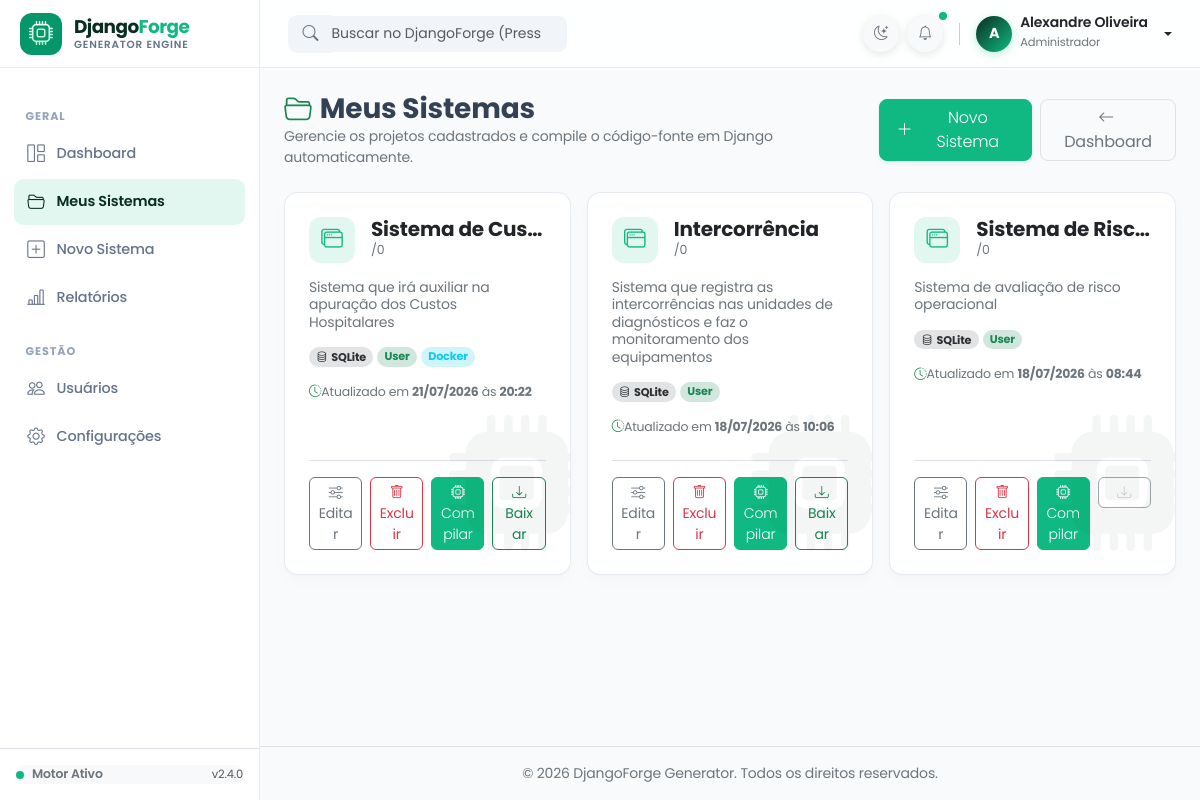
The app's page / (signed in), older data.
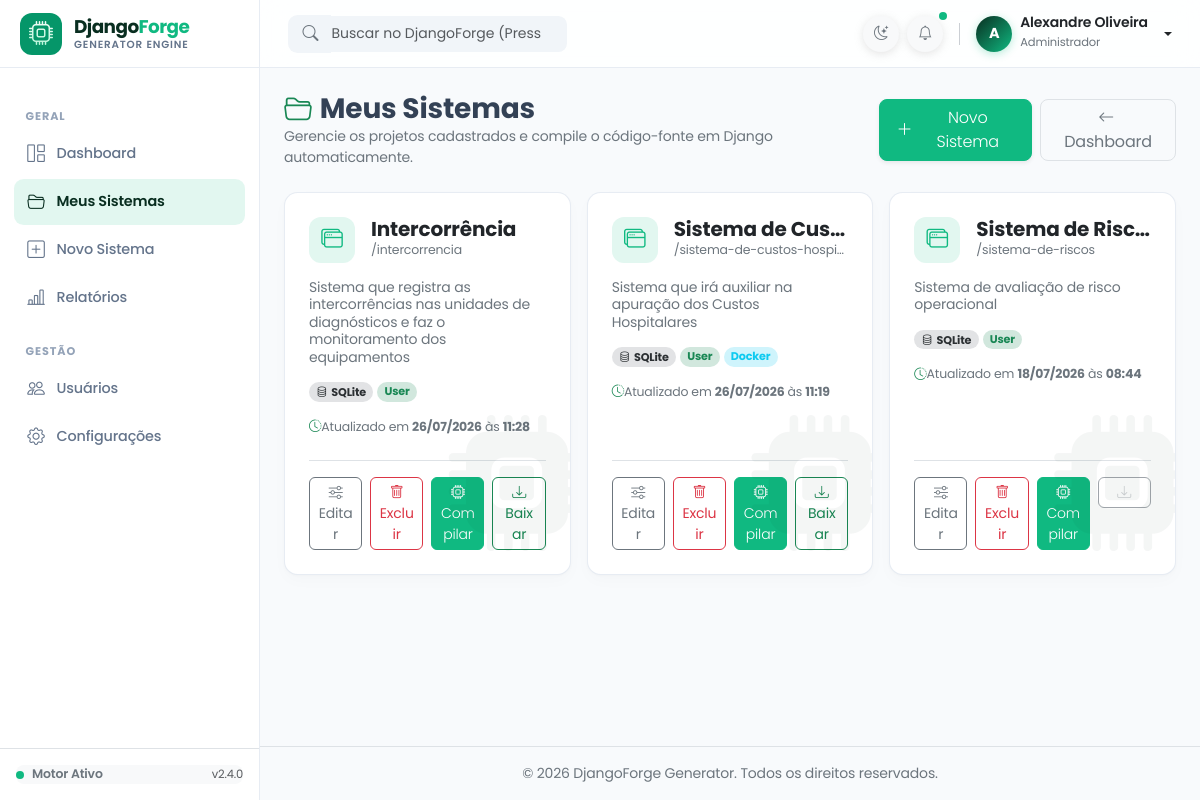
The same page, newer data.
### sistema/models.py (models this page shows, shortened)
class Sistema(models.Model):
    BD_CHOICES = [
        ("sqlite3", "SQLite"),
        ("postgresql", "PostgreSQL"),  # Corrigido
        ("mysql", "MySQL"),
        ("sqlserver", "SQL Server"),
        ("oracle", "Oracle"),
    ]
    MENU_CHOICES = [
        ("lateral", "Menu Lateral (Sidebar)"),
        ("superior", "Menu Superior (Navbar)"),
    ]
    usuario = models.ForeignKey(User, on_delete=models.CASCADE)
    nome = models.CharField(max_length=100, unique=True, verbose_name="Nome do Sistema")
    descricao = models.TextField(blank=True, verbose_name="Descrição")
    caminho_geracao = models.CharField(
        max_length=255, blank=True, verbose_name="Pasta onde gerar o projeto"
    )
    banco_dados = models.CharField(
        max_length=50,
        choices=BD_CHOICES,
        default="sqlite3",
        verbose_name="Banco de dados",
    )
    tipo_menu = models.CharField(
        max_length=20,
        choices=MENU_CHOICES,
        default="lateral",
        verbose_name="Estilo do Menu",
    )
    usar_custom_user = models.BooleanField(
        default=True, verbose_name="Gerar Custom User Model?"
    )
    gerar_api_rest = models.BooleanField(
        default=False, verbose_name="Configurar Django Rest Framework?"
    )
    gerar_docker = models.BooleanField(
        default=False, verbose_name="Gerar Dockerfile e docker-compose?"
    )
    usar_auditoria = models.BooleanField(default=False, verbose_name="Usar Auditoria?")
    slug = models.SlugField(max_length=100)
    arquivo_zip = models.FileField(upload_to="sistemas_zip/", null=True, blank=True)
    atualizado_em = models.DateTimeField(auto_now=True)
    class Meta:
        verbose_name = "Sistema"
        verbose_name_plural = "Sistemas"

### sistema/views.py (the view)
# urls.py: path('', views.lista_sistemas, name='lista'),
@login_required
def lista_sistemas(request):
    sistemas = Sistema.objects.filter(usuario=request.user).order_by('-atualizado_em')
    context = {
        'sistemas': sistemas,
    }
    return render(request, 'sistema/lista.html', context)

### templates/sistema/lista.html (shortened to what this page needs)
{% extends 'base.html' %}
{% load static %}
{% block content %}
<div class="container-fluid p-0">
  <div class="d-flex flex-column flex-md-row justify-content-between align-items-md-center gap-3 mb-4">
    <div>
      <h3 class="fw-bold m-0 tracking-tight d-flex align-items-center gap-2">
        <i class="bi bi-folder2-open text-success"></i> Meus Sistemas
      </h3>
      <p class="text-secondary m-0 small">
        Gerencie os projetos cadastrados e compile o código-fonte em Django automaticamente.
      </p>
    </div>
    <div class="d-flex gap-2">
      <a href="{% url 'sistema:criar' %}" class="btn btn-primary btn-padrao rounded-3 px-3 shadow-sm d-flex align-items-center gap-2">
        <i class="bi bi-plus-lg"></i>
        <span>Novo Sistema</span>
      </a>
      <a href="{% url 'sistema:dashboard' %}" class="btn btn-outline-secondary rounded-3 px-3 border">
        <i class="bi bi-arrow-left me-1"></i> Dashboard
      </a>
    </div>
  </div>
  <div class="row g-3">
    {% for sistema in sistemas %}
      <div class="col-12 col-md-6 col-xl-4">
        <div class="card card-sistema h-100">
          <div class="card-body p-4 d-flex flex-column justify-content-between">
            <div>
              <div class="watermark-icon">
                <i class="bi bi-cpu-fill"></i>
              </div>
              <div class="d-flex align-items-start gap-3 mb-3">
                <div class="sistema-icon">
                  <i class="bi bi-window-stack"></i>
                </div>
                <div class="flex-grow-1 overflow-hidden">
                  <h5 class="fw-bold text-body m-0 text-truncate" title="{{ sistema.nome }}">
                    {{ sistema.nome }}
                  </h5>
                  <small class="text-secondary d-block text-truncate" style="font-size: 0.78rem;">
                    /{{ sistema.slug }}
                  </small>
                </div>
              </div>
              <p class="text-secondary small mb-3 lh-sm" style="min-height: 2.4em;">
                {{ sistema.descricao|default:"Sem descrição informada para este projeto."|truncatewords:20 }}
              </p>
              <div class="d-flex flex-wrap gap-1 mb-3">
                <span class="badge bg-secondary-subtle text-secondary-emphasis rounded-pill" style="font-size: 0.7rem;">
                  <i class="bi bi-database me-1"></i>{{ sistema.get_banco_dados_display }}
                </span>
                {% if sistema.usar_custom_user %}
                  <span class="badge bg-success-subtle text-success rounded-pill" style="font-size: 0.7rem;">User</span>
                {% endif %}
                {% if sistema.gerar_docker %}
                  <span class="badge bg-info-subtle text-info rounded-pill" style="font-size: 0.7rem;">Docker</span>
                {% endif %}
              </div>
              <div class="text-secondary small d-flex align-items-center mb-3" style="font-size: 0.78rem;">
                <i class="bi bi-clock-history me-1.5 text-success"></i>
                <span>Atualizado em <strong>{{ sistema.atualizado_em|date:"d/m/Y" }}</strong> às <strong>{{ sistema.atualizado_em|date:"H:i" }}</strong></span>
              </div>
            </div>
            <div class="border-top pt-3 mt-2">
              <div class="row g-2">
                <div class="col-3">
                  <a href="{% url 'sistema:editar_sistema' sistema.pk %}" class="btn btn-sm btn-outline-secondary w-100 rounded-2" title="Editar Parâmetros">
                    <i class="bi bi-sliders"></i> Editar
                  </a>
                </div>
                <div class="col-3">
                  <a href="{% url 'sistema:excluir_sistema' sistema.pk %}" onclick="return confirm('Deseja realmente excluir o sistema {{ sistema.nome }}?');" class="btn btn-sm btn-outline-danger w-100 rounded-2" title="Excluir Sistema">
                    <i class="bi bi-trash"></i> Excluir
                  </a>
                </div>
                <div class="col-3">
                  <a href="{% url 'sistema:gerar_sistema' sistema.pk %}" class="btn btn-sm btn-gerar w-100 rounded-2" title="Compilar Projeto">
                    <i class="bi bi-cpu"></i> Compilar
                  </a>
                </div>
                <div class="col-3">
                  {% if sistema.arquivo_zip %}
                    <a href="{{ sistema.arquivo_zip.url }}" class="btn btn-sm btn-outline-success w-100 rounded-2" title="Baixar Pacote .ZIP">
                      <i class="bi bi-download"></i> Baixar
                    </a>
                  {% else %}
                    <button class="btn btn-sm btn-outline-secondary w-100 rounded-2" disabled title="Gere o sistema primeiro para baixar o ZIP">
                      <i class="bi bi-download opacity-50"></i>
                    </button>
                  {% endif %}
                </div>
              </div>
            </div>
          </div>
        </div>
      </div>
    {% endfor %}
  </div>
</div>
{% endblock %}

### templates/base.html (shortened to what this page needs)
{% load static %}
<!DOCTYPE html>
<html lang="pt-br" data-bs-theme="light">
<head>
  <link href="https://cdn.jsdelivr.net/npm/bootstrap@5.3.3/dist/css/bootstrap.min.css" rel="stylesheet">
  <link rel="stylesheet" href="https://cdn.jsdelivr.net/npm/bootstrap-icons@1.11.3/font/bootstrap-icons.min.css">
</head>
<body>
  <aside class="sidebar" id="sidebar">
    <a href="{% url 'sistema:dashboard' %}" class="sidebar-brand-forge">
      <div class="forge-icon-wrapper">
        <i class="bi bi-cpu fs-4"></i>
      </div>
      <div class="brand-text-container">
        <span class="brand-title">
          <span class="django-prefix">Django</span><span class="forge-suffix">Forge</span>
        </span>
        <span class="brand-tagline">Generator Engine</span>
      </div>
    </a>
    <div class="sidebar-nav">
      {% block sidebar %}
      <div class="sidebar-heading">Geral</div>
      <a href="{% url 'sistema:dashboard' %}" class="nav-link-custom {% if request.resolver_match.url_name == 'dashboard' %}active{% endif %}">
        <i class="bi bi-grid-1x2"></i>
        <span>Dashboard</span>
      </a>
      <a href="{% url 'sistema:lista' %}" class="nav-link-custom {% if request.resolver_match.url_name == 'lista' %}active{% endif %}">
        <i class="bi bi-folder2-open"></i>
        <span>Meus Sistemas</span>
      </a>
      <a href="{% url 'sistema:criar' %}" class="nav-link-custom {% if request.resolver_match.url_name == 'criar' %}active{% endif %}">
        <i class="bi bi-plus-square"></i>
        <span>Novo Sistema</span>
      </a>
      <a href="{% url 'sistema:analytics' %}" class="nav-link-custom {% if request.resolver_match.url_name == 'analytics' %}active{% endif %}">
        <i class="bi bi-bar-chart-line"></i>
        <span>Relatórios</span>
      </a>
      <div class="sidebar-heading">Gestão</div>
      <a href="{% url 'sistema:users' %}" class="nav-link-custom {% if 'users' in request.path %}active{% endif %}">
        <i class="bi bi-people"></i>
        <span>Usuários</span>
      </a>
      <a href="{% url 'sistema:settings' %}" class="nav-link-custom {% if 'settings' in request.path %}active{% endif %}">
        <i class="bi bi-gear"></i>
        <span>Configurações</span>
      </a>
      {% endblock sidebar %}
    </div>
    <div class="p-3 border-top border-translucent">
      <div class="p-2.5 rounded-3 bg-body-tertiary d-flex align-items-center justify-content-between">
        <div class="d-flex align-items-center gap-2">
          <span class="p-1 rounded-circle d-inline-block" style="background-color: var(--django-emerald);"></span>
          <span class="small fw-semibold text-secondary" style="font-size: 0.78rem;">Motor Ativo</span>
        </div>
        <small class="text-muted" style="font-size: 0.72rem;">v2.4.0</small>
      </div>
    </div>
  </aside>
  <div class="main-wrapper">
    <header class="topbar">
      <div class="d-flex align-items-center gap-3">
        <form class="d-none d-md-flex search-box" role="search" action="{% url 'sistema:search' %}" method="GET">
          <div class="input-group">
            <span class="input-group-text text-secondary">
              <i class="bi bi-search"></i>
            </span>
            <input class="form-control ps-0" type="search" name="q" placeholder="Buscar no DjangoForge (Pressione '/')..." aria-label="Search">
          </div>
        </form>
      </div>
      <div class="d-flex align-items-center gap-2">
        <button class="btn btn-icon btn-light border-0 icon-circle p-2 text-secondary" id="themeToggleBtn" type="button" title="Alternar Tema">
          <i class="bi bi-moon-stars" id="themeIcon"></i>
        </button>
        <div class="dropdown">
          <button class="btn btn-icon btn-light border-0 icon-circle p-2 position-relative text-secondary" type="button" data-bs-toggle="dropdown">
            <i class="bi bi-bell"></i>
            <span class="position-absolute top-0 start-100 translate-middle p-1 rounded-circle" style="background-color: var(--django-emerald);"></span>
          </button>
        </div>
        {% if user.is_authenticated %}
        <div class="dropdown">
          <a href="#" class="d-flex align-items-center text-decoration-none dropdown-toggle gap-2 text-body" data-bs-toggle="dropdown">
            <div class="avatar-circle">
              {{ user.first_name|default:user.username|slice:":1"|upper }}
            </div>
            <div class="d-none d-sm-block text-start pe-1">
              <div class="fw-semibold lh-1" style="font-size: 0.875rem;">{{ user.get_full_name|default:user.username }}</div>
              <small class="text-secondary" style="font-size: 0.72rem;">{% if user.is_superuser %}Administrador{% else %}Operador{% endif %}</small>
            </div>
          </a>
        </div>
        {% else %}
        <a href="{% url 'login' %}" class="btn btn-primary btn-sm rounded-3 px-3">Entrar</a>
        {% endif %}
      </div>
    </header>
    <main class="p-3 p-md-4 flex-grow-1">
      {% block content %}{% endblock content %}
    </main>
    <footer class="p-3 text-center text-secondary border-top border-translucent small">
      &copy; {% now "Y" %} DjangoForge Generator. Todos os direitos reservados.
    </footer>
  </div>
</body>
</html>

### templates/base.html (style rules this page uses)
:root { --sidebar-width: 260px; --topbar-height: 68px; --app-font: 'Poppins', -apple-system, sans-serif; --django-green-dark: #092e20; --django-green-medium: #0c4b33; --django-emerald: #10b981; --django-emerald-hover: #059669; --django-emerald-light: rgba(16, 185, 129, 0.12); --border-color-light: rgba(226, 232, 240, 0.8); --border-color-dark: rgba(255, 255, 255, 0.08); }
body { font-family: var(--app-font); background-color: #f8fafc; color: #334155; min-height: 100vh; overflow-x: hidden; letter-spacing: -0.011em; }
.btn-padrao { background-color: var(--django-emerald); border-color: var(--django-emerald); color: #ffffff; font-weight: 300; }
.btn-primary { background-color: var(--django-emerald); border-color: var(--django-emerald); color: #ffffff; font-weight: 300; }
.sidebar { width: var(--sidebar-width); height: 100vh; position: fixed; top: 0; left: 0; z-index: 1040; transition: transform 0.25s cubic-bezier(0.16, 1, 0.3, 1); background: #ffffff; border-right: 1px solid var(--border-color-light); display: flex; flex-direction: column; }
.sidebar-brand-forge { height: var(--topbar-height); display: flex; align-items: center; padding: 0 1.25rem; text-decoration: none; border-bottom: 1px solid var(--border-color-light); }
.forge-icon-wrapper { width: 42px; height: 42px; border-radius: 12px; background: var(--django-emerald-hover); color: #64748b; display: flex; align-items: center; justify-content: center; font-size: 1.1rem; font-weight: 600; transition: all .25s ease; }
.forge-icon-wrapper i { font-size: 1.2rem; z-index: 1; background: linear-gradient(180deg, #ffffff 0%, #a7f3d0 100%); -webkit-background-clip: text; -webkit-text-fill-color: transparent; }
.brand-text-container { display: flex; flex-direction: column; line-height: 1.1; margin-left: 0.75rem; }
.brand-title { font-weight: 700; font-size: 1.15rem; letter-spacing: -0.03em; }
.brand-title .django-prefix { color: var(--django-green-dark); }
.brand-title .forge-suffix { color: var(--django-emerald); }
.brand-tagline { font-size: 0.65rem; font-weight: 600; text-transform: uppercase; letter-spacing: 0.08em; color: #64748b; margin-top: 2px; }
.sidebar-nav { padding: 1.25rem 0.85rem; flex-grow: 1; overflow-y: auto; }
.sidebar-heading { font-size: 0.7rem; text-transform: uppercase; letter-spacing: 0.08em; font-weight: 700; color: #94a3b8; padding: 1.25rem 0.75rem 0.4rem; }
.nav-link-custom { display: flex; align-items: center; gap: 0.75rem; padding: 0.6rem 0.85rem; color: #64748b; text-decoration: none; border-radius: 0.6rem; font-weight: 500; font-size: 0.9rem; transition: all 0.15s ease-in-out; margin-bottom: 0.15rem; }
.nav-link-custom i { font-size: 1.1rem; transition: transform 0.15s ease; }
.nav-link-custom.active { background-color: var(--django-emerald-light); color: var(--django-green-dark); font-weight: 600; }
.main-wrapper { margin-left: var(--sidebar-width); min-height: 100vh; display: flex; flex-direction: column; transition: margin-left 0.25s ease-in-out; }
.topbar { height: var(--topbar-height); background: rgba(255, 255, 255, 0.85); backdrop-filter: blur(12px); border-bottom: 1px solid var(--border-color-light); padding: 0 1.75rem; display: flex; align-items: center; justify-content: space-between; position: sticky; top: 0; z-index: 1030; }
.search-box { width: 280px; transition: width 0.2s ease; }
.search-box .input-group-text { border-radius: 0.6rem 0 0 0.6rem; background-color: #f1f5f9; border-color: transparent; padding-left: 0.85rem; }
.search-box .form-control { border-radius: 0 0.6rem 0.6rem 0; background-color: #f1f5f9; border-color: transparent; font-size: 0.875rem; }
.avatar-circle { width: 36px; height: 36px; border-radius: 50%; background: linear-gradient(135deg, var(--django-green-dark) 0%, var(--django-emerald) 100%); color: #ffffff; display: flex; align-items: center; justify-content: center; font-weight: 700; font-size: 0.9rem; box-shadow: 0 2px 8px rgba(16, 185, 129, 0.3); }
.icon-circle { width: 36px; height: 36px; border-radius: 50%; background: bg-light; color: #ffffff; display: flex; align-items: center; justify-content: center; font-weight: 700; font-size: 0.9rem; box-shadow: 0 2px 8px rgba(164, 165, 165, 0.3); }

Row changes from the older to the newer data that the page shows:
changed Sistema "Intercorrência": slug "0" → "intercorrencia"; atualizado_em "18/07/2026" → "26/07/2026"; atualizado_em "10:06" → "11:28"; moves up the list
changed Sistema "Sistema que irá auxiliar na apuração dos Custos Hospitalares": slug "0" → "sistema-de-custos-hospit…"; atualizado_em "21/07/2026" → "26/07/2026"; atualizado_em "20:22" → "11:19"
changed Sistema "Sistema de avaliação de risco operacional": slug "0" → "sistema-de-riscos"
